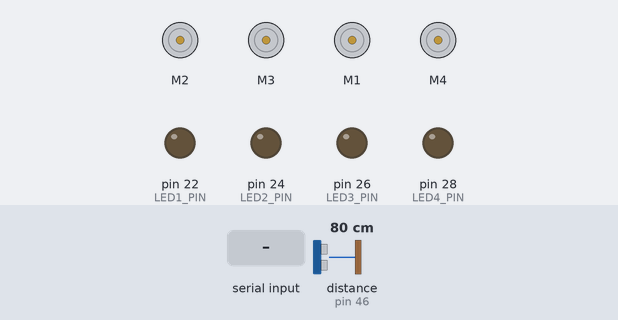
Bench run of a sketch on a simulated Arduino Mega 2560, built with avr-gcc and run on an emulated ATmega2560. Parts: 4 × DC motor (green arrow = forward, orange = backward, longer = faster), output pins drawn as LEDs (lit = HIGH). Wiring (inferred from the names in the program): ultrasonic range finder: trigger pin 44; echo pin 46. The test bench sets the inputs (shaded band); at power-on: distance to the obstacle (sensor on pin 46) 80 cm. The echo pulse lasts 58.3 µs per cm; pins used as bus, display or sensor lines are not drawn.

Above: at 1.3 s.
1.4 s: distance to the obstacle (sensor on pin 46) set to 13 cm
3.2 s: distance to the obstacle (sensor on pin 46) set to 10 cm
At 4.6 s:
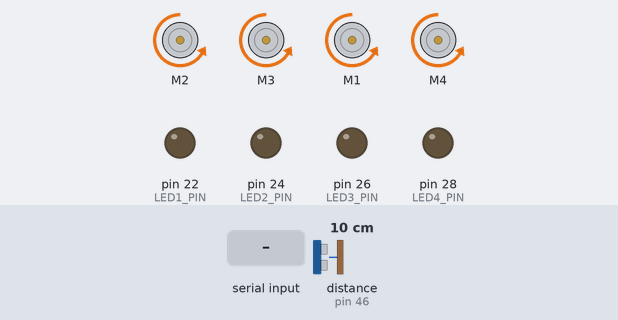
5.5 s: "a\n" received over the second serial link
At 5.9 s:
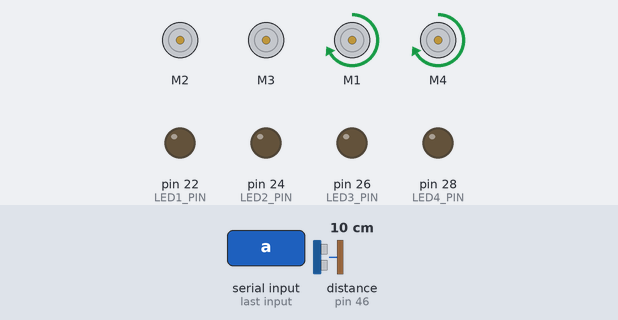
7.5 s: "b\n" received over the second serial link
At 7.9 s:
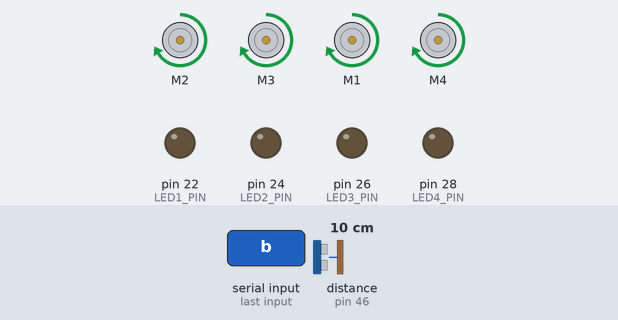
9.5 s: "c\n" received over the second serial link
At 9.9 s:
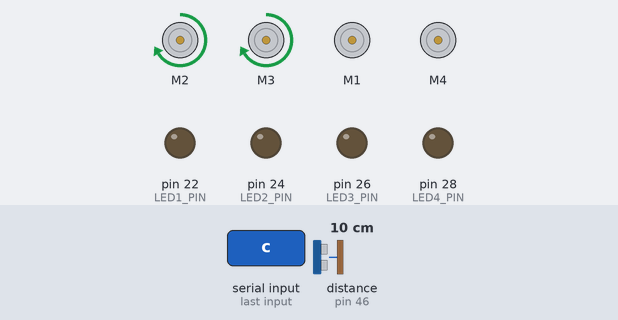
11.5 s: "o\n" received over the second serial link
At 12.3 s:
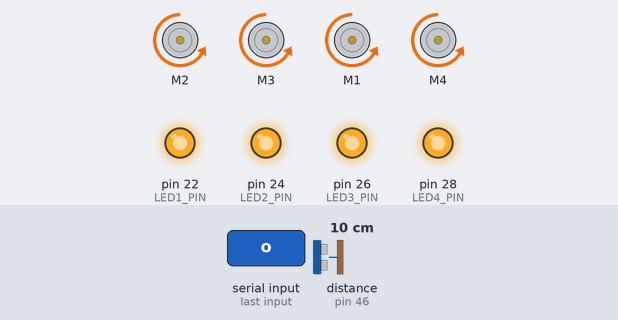
Timing chart, 0 to 14.0 s (numbered marks = the images above; inputs shaded):
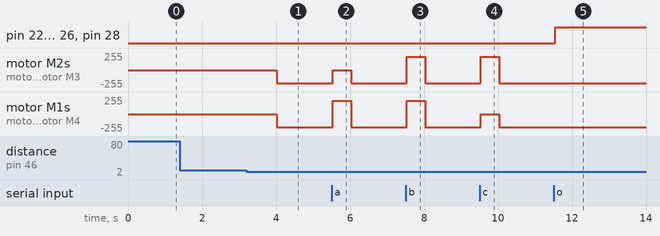

The sketch:

total_HR_car_Code.ino
```cpp
#include <SoftwareSerial.h>
#include <AFMotor.h>

#define POT_PIN A0
#define LED1_PIN 22
#define LED2_PIN 24
#define LED3_PIN 26
#define LED4_PIN 28

int distance;
int trig = 44;
int echo = 46;


//Motor
AF_DCMotor Lfmotor(2);
AF_DCMotor Rfmotor(1);
AF_DCMotor Lbmotor(3);
AF_DCMotor Rbmotor(4);


void setup()
{
  Serial3.begin(9600);
 //Motor
  Lfmotor.setSpeed(200);
  Lfmotor.run(RELEASE);
  Lbmotor.setSpeed(200);
  Lbmotor.run(RELEASE);

  Rfmotor.setSpeed(200);
  Rfmotor.run(RELEASE);
  Rbmotor.setSpeed(200);
  Rbmotor.run(RELEASE);

  pinMode(LED1_PIN, OUTPUT);
  pinMode(LED2_PIN, OUTPUT);
  pinMode(LED3_PIN, OUTPUT);
  pinMode(LED4_PIN, OUTPUT);

  pinMode(trig, OUTPUT);
  pinMode(echo, INPUT);

}

void loop()
{
    digitalWrite(trig,HIGH);
    delayMicroseconds(10);
    digitalWrite(trig,LOW);

    distance = pulseIn(echo,HIGH) / 58;

    Serial3.write(distance);

    delay(500);

    if(distance <= 10)
    {
      Lfmotor.run(BACKWARD);
      Rfmotor.run(BACKWARD);
      Lbmotor.run(BACKWARD);
      Rbmotor.run(BACKWARD);
    }

  if (Serial3.available())
  {
    char c = Serial3.read();

    //회전 방향 제어
    switch (c)
    {
      case 'a': // left
        Lfmotor.run(RELEASE);
        Rfmotor.run(FORWARD);
        Lbmotor.run(RELEASE);
        Rbmotor.run(FORWARD);
        break;
      case 'b': // forword
        Lfmotor.run(FORWARD);
        Rfmotor.run(FORWARD);
        Lbmotor.run(FORWARD);
        Rbmotor.run(FORWARD);
        break;
      case 'c': //right
        Lfmotor.run(FORWARD);
        Rfmotor.run(RELEASE);
        Lbmotor.run(FORWARD);
        Rbmotor.run(RELEASE);
        break;

      case 'e':// back
        Lfmotor.run(BACKWARD);
        Rfmotor.run(BACKWARD);
        Lbmotor.run(BACKWARD);
        Rbmotor.run(BACKWARD);
        break;
      case 'g': // stop
        Lfmotor.run(RELEASE);
        Rfmotor.run(RELEASE);
        Lbmotor.run(RELEASE);
        Rbmotor.run(RELEASE);
      case '\r':  break;
      case '\n':  break;
    }

    if(c == 'o') // if turn on the switch
    {
      digitalWrite(LED1_PIN, HIGH);
      digitalWrite(LED2_PIN, HIGH);
      digitalWrite(LED3_PIN, HIGH);
      digitalWrite(LED4_PIN, HIGH);
    }
    else if(c == 'f') // if turn off the switch
    {
      digitalWrite(LED1_PIN,LOW); // turn off the LED
      digitalWrite(LED2_PIN,LOW);
      digitalWrite(LED3_PIN,LOW);
      digitalWrite(LED4_PIN,LOW);
    }
    }
  }
```

Measured:
- the behaviour switches between 12 and 11 cm on distance to the obstacle (sensor on pin 46) (found by bisection; images 0 and 1)
- after the input at 1.4 s, every drawn part: stays the same
- after the input at 3.2 s, motor M2, motor M3, motor M1, motor M4: stopped → backward 200/255 after 0.82 s
- after the input at 5.5 s, motor M2, motor M3: backward 200/255 → stopped at once, → backward 200/255 0.50 s later; motor M1, motor M4: backward 200/255 → forward 200/255 at once, → backward 200/255 0.50 s later
- after the input at 7.5 s, motor M2, motor M3, motor M1, motor M4: backward 200/255 → forward 200/255 at once, → backward 200/255 0.50 s later
- after the input at 9.5 s, motor M2, motor M3: backward 200/255 → forward 200/255 at once, → backward 200/255 0.50 s later; motor M1, motor M4: backward 200/255 → stopped at once, → backward 200/255 0.50 s later
- after the input at 11.5 s, pin 22 (LED1_PIN), pin 24 (LED2_PIN), pin 26 (LED3_PIN), pin 28 (LED4_PIN): LOW → HIGH at once
